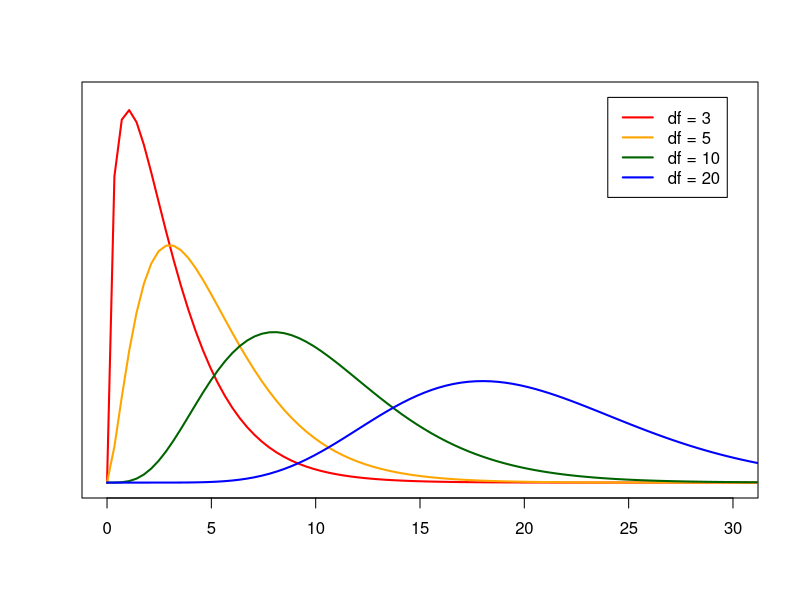
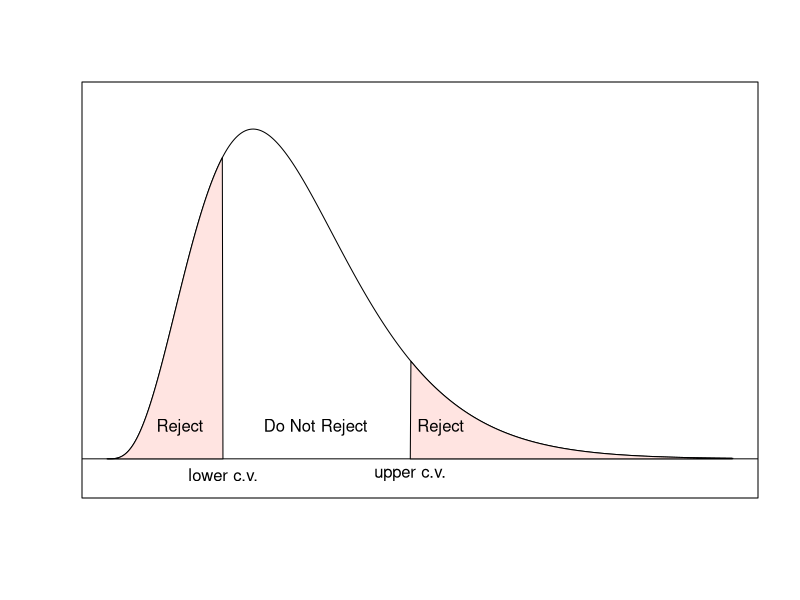

These figures' R source, in order:
## ---- chunk 1
x <- seq(0,35,length.out=100)
y1 <- dchisq(x, 3)
y2 <- dchisq(x, 5)
y3 <- dchisq(x, 10)
y4 <- dchisq(x, 20)
plot(x, y1, type='l', xlim=c(0,30), ylim=c(0,0.25), lwd=2, col="red", xlab="",ylab="",yaxt="n")
points(x, y2, type='l', lwd=2, col="orange")
points(x, y3, type='l', lwd=2, col="darkgreen")
points(x, y4, type='l', lwd=2, col="blue")
legend(24,0.25,c("df = 3","df = 5","df = 10","df = 20"), lwd=2, 
       col=c("red","orange","darkgreen","blue"))
## ---- chunk 2
x <- seq(0,30,length.out=1000)
y <- dchisq(x, df=9)
x1 <- 0; x2 <- qchisq(0.15, 10); x3 <- qchisq(0.85, 10); x4 <- 30
x.coord <- c(x[x > x1 & x < x2])
y.coord <- y[x > x1 & x < x2]
x.coord2 <- c(x[x > x3 & x < x4])
y.coord2 <- y[x > x3 & x < x4]
plot(x,y,type='l', xaxt='n', yaxt='n', ylab="",xlab="", ylim=c(-0.0075,max(y)+0.01)) 
abline(h=0); # abline(v=1100)
polygon(x=x.coord, y= c(0, y.coord[2:(length(y.coord)-1)], 0), col="mistyrose")
polygon(x=x.coord2, y= c(0, y.coord2[2:(length(y.coord2)-1)], 0), col="mistyrose")
text(3.5,0.01,"Reject"); text(16,0.01,"Reject"); text(10,0.01,"Do Not Reject")
text(x2, -0.005, "lower c.v."); text(x3, -0.005, "upper c.v.")
